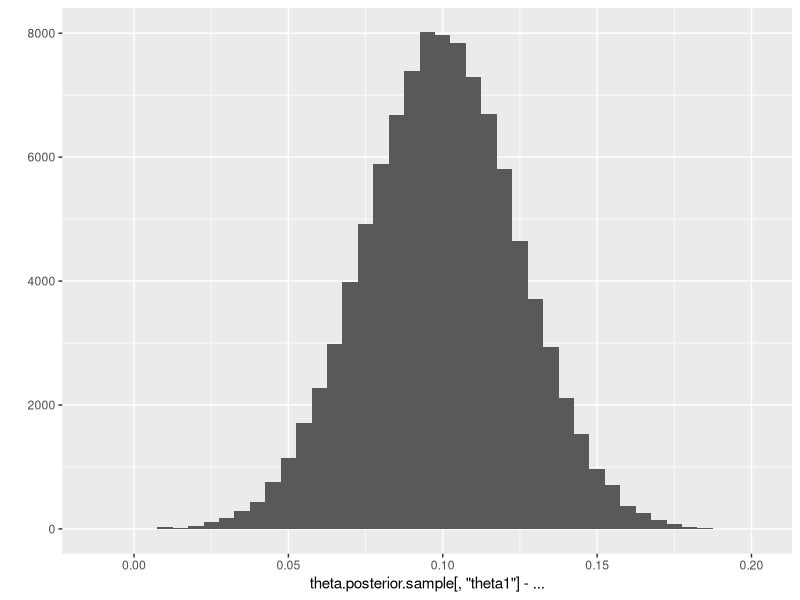
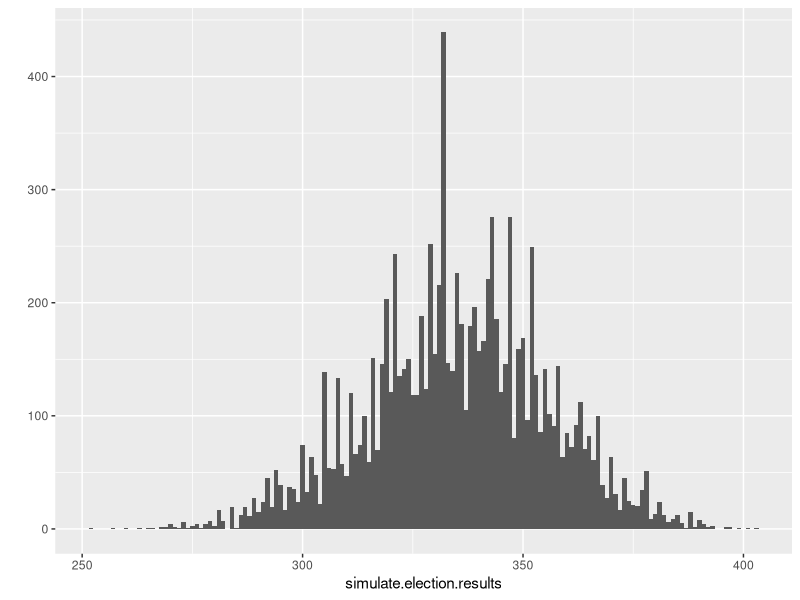

The R script that drew these images, in order:

command.arguments <- commandArgs(trailingOnly = TRUE);
output.directory  <- command.arguments[1];

####################################################################################################
setwd(output.directory);
library(LearnBayes);
library(ggplot2);
library(scales);

### SECTION 4.3 ####################################################################################

### Fig. 4.2, p.67
sample.size            <- 1e+5;
alpha.parameters       <- c(728,584,138);
theta.posterior.sample <- rdirichlet(n = sample.size, par = alpha.parameters);
colnames(theta.posterior.sample) <- c('theta1','theta2','theta3');
str(theta.posterior.sample);

png("Fig4-2_histogram-theta1-minus-theta2.png");
qplot(
	x        = theta.posterior.sample[,'theta1'] - theta.posterior.sample[,'theta2'],
	geom     = "histogram",
	binwidth = 0.005
	);
dev.off();

### Fig. 4.3, p.69
data(election.2008);
election.2008[,'other'] <- 100 - election.2008[,'M.pct'] - election.2008[,'O.pct'];

str(election.2008);
summary(election.2008);

# Estimate the statewise posterior probability that the proportion of Obama
# voters is higher than that of McCain voters in a given state, via sampling
# from the joint posterior distribution of (theta_M_j, theta_O_j, theta_other_j).
statewise.probability.Obama.win <- function(i) {
	alpha.parameters <- 1 + 5 * election.2008[i,c('M.pct','O.pct','other')];
	p <- rdirichlet(n = sample.size, par = as.numeric(alpha.parameters));
	return( mean(p[,2] > p[,1]) );
	}

Obama.win.statewise.probabilities <- sapply(1:51,statewise.probability.Obama.win);
str(Obama.win.statewise.probabilities);
summary(Obama.win.statewise.probabilities);

sum(Obama.win.statewise.probabilities * election.2008[,'EV']);

simulate.election <- function() {
	winner = rbinom(n = 51, size = 1, prob = Obama.win.statewise.probabilities);
	return( sum(winner * election.2008[,'EV']) );
	}
simulate.election.results <- replicate(10000,simulate.election());
str(simulate.election.results);
summary(simulate.election.results);

png("Fig4-3_histogram-election-2008.png");
qplot(x = simulate.election.results, geom = "histogram", binwidth = 1);
dev.off()
